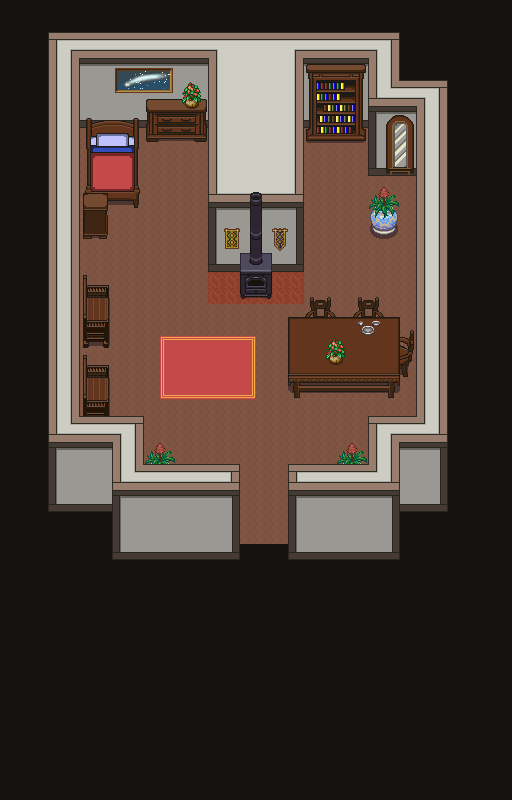

A level layout from a 2D game, rendered from its tile map. Below: a short description, then the map file with tile-grid data replaced by summaries:
An orthogonal 32x50 tile map with 16x16 px tiles, 8 tile layers (ground0, ground1, wall0, wall1, ...), 2 hidden layers not drawn, 9 tilesets.

<map version="1.0" orientation="orthogonal" renderorder="right-down" width="32" height="50" tilewidth="16" tileheight="16">
 <tileset firstgid="1" name="1" tilewidth="16" tileheight="16">
  <image source="../../tileset/v1.3/1.png" width="800" height="800" />
 </tileset>
 <tileset firstgid="2501" name="2" tilewidth="16" tileheight="16">
  <image source="../../tileset/v1.3/2.png" width="800" height="800" />
 </tileset>
 <tileset firstgid="5001" name="3" tilewidth="16" tileheight="16">
  <image source="../../tileset/v1.3/3.png" width="800" height="800" />
 </tileset>
 <tileset firstgid="7501" name="4" tilewidth="16" tileheight="16">
  <image source="../../tileset/v1.3/4.png" width="800" height="800" />
 </tileset>
 <tileset firstgid="10001" name="5" tilewidth="16" tileheight="16">
  <image source="../../tileset/v1.3/5.png" width="800" height="800" />
 </tileset>
 <tileset firstgid="12501" name="6" tilewidth="16" tileheight="16">
  <image source="../../tileset/v1.3/6.png" width="800" height="800" />
 </tileset>
 <tileset firstgid="15001" name="7" tilewidth="16" tileheight="16">
  <image source="../../tileset/v1.3/7.png" width="800" height="800" />
 </tileset>
 <tileset firstgid="17501" name="8" tilewidth="16" tileheight="16">
  <image source="../../tileset/v1.3/8.png" width="800" height="800" />
 </tileset>
 <tileset firstgid="20001" name="9" tilewidth="16" tileheight="16">
  <image source="../../tileset/v1.3/9.png" width="800" height="800" />
 </tileset>
 <layer name="ground0" width="32" height="50">
  <data>[1600 cells, 1471 non-empty, 3 distinct tile ids]</data>
 </layer>
 <layer name="ground1" width="32" height="50">
  <data>[1600 cells, 68 non-empty, 27 distinct tile ids]</data>
 </layer>
 <layer name="wall0" width="32" height="50">
  <data>[1600 cells, 471 non-empty, 35 distinct tile ids]</data>
 </layer>
 <layer name="wall1" width="32" height="50">
  <data>[1600 cells, 0 non-empty, 0 distinct tile ids]</data>
 </layer>
 <layer name="deco0" width="32" height="50">
  <data>[1600 cells, 40 non-empty, 32 distinct tile ids]</data>
 </layer>
 <layer name="deco1" width="32" height="50">
  <data>[1600 cells, 124 non-empty, 96 distinct tile ids]</data>
 </layer>
 <layer name="deco2" width="32" height="50">
  <data>[1600 cells, 16 non-empty, 12 distinct tile ids]</data>
 </layer>
 <layer name="ABOVE_OVERWRITE" width="32" height="50" opacity="0.9">
  <data>[1600 cells, 0 non-empty, 0 distinct tile ids]</data>
 </layer>
 <layer name="COLLISION_OVERWRITE" visible="0" width="32" height="50">
  <data>[1600 cells, 0 non-empty, 0 distinct tile ids]</data>
 </layer>
 <layer name="SPOT" visible="0" width="32" height="50">
  <data>[1600 cells, 2 non-empty, 2 distinct tile ids]</data>
 </layer>
</map>
